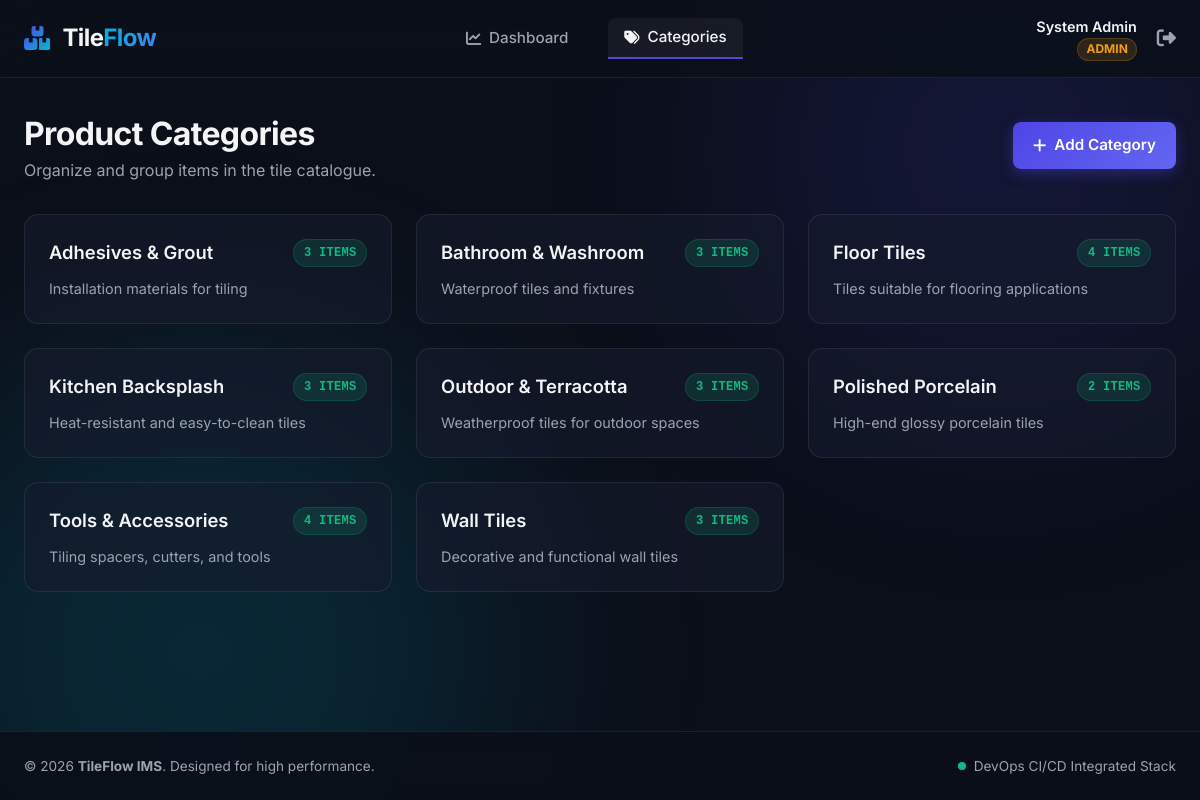
Screenshot of /categories/index.php (signed in) with the database file from the repository.
### tables this page shows
CREATE TABLE IF NOT EXISTS categories (
    id INT AUTO_INCREMENT PRIMARY KEY,
    name VARCHAR(100) NOT NULL UNIQUE,
    description TEXT,
    created_at TIMESTAMP DEFAULT CURRENT_TIMESTAMP
);

### includes/auth.php (called while the page is built, shortened)
<?php
function base_url($path = '') {
    static $base = null;
    if ($base === null) {
        $requestUri = $_SERVER['REQUEST_URI'] ?? '';
        if (strpos($requestUri, '/inventory-devops') !== false) {
            $base = '/inventory-devops/';
        } else {
            $base = '/';
        }
    }
    return $base . ltrim($path, '/');
}

### categories/index.php (the view, shortened to what this page needs)
<?php
require_once __DIR__ . '/../includes/auth.php';
$db = getDBConnection();
try {
    $categories = $db->query("
        SELECT c.*, COUNT(p.id) AS product_count
        FROM categories c
        LEFT JOIN products p ON c.id = p.category_id
        GROUP BY c.id
        ORDER BY c.name ASC
    ")->fetchAll();
} catch (\PDOException $e) {
    $categories = [];
}
require_once __DIR__ . '/../includes/header.php';
?>
<div style="margin-bottom: 2rem; display: flex; justify-content: space-between; align-items: center; flex-wrap: wrap; gap: 1rem;">
    <div>
        <h1 style="font-size: 2rem; font-weight: 700; letter-spacing: -0.02em;">Product Categories</h1>
        <p style="color: var(--text-secondary);">Organize and group items in the tile catalogue.</p>
    </div>
    <a href="<?php echo base_url('categories/add.php'); ?>" class="btn btn-primary" id="btn-add-category">
        <i class="fa-solid fa-plus"></i> Add Category
    </a>
</div>
<div class="categories-grid" id="categories-container">
    <?php if (count($categories) > 0): ?>
        <?php foreach ($categories as $category): ?>
            <div class="category-card">
                <div style="display: flex; justify-content: space-between; align-items: flex-start; margin-bottom: 0.75rem; gap: 0.5rem;">
                    <h3 class="category-title" style="margin: 0;"><?php echo htmlspecialchars($category['name']); ?></h3>
                    <span class="badge badge-success" style="flex-shrink: 0; font-family: monospace;">
                        <?php echo $category['product_count']; ?> ITEMS
                    </span>
                </div>
                <p class="category-desc">
                    <?php echo htmlspecialchars($category['description'] ?: 'No description registered for this category.'); ?>
                </p>
            </div>
        <?php endforeach; ?>
    <?php endif; ?>
</div>
<?php
require_once __DIR__ . '/../includes/footer.php';
?>

### assets/css/style.css (style rules this page uses)
:root { --bg-main: #0B0F19; --bg-card: rgba(22, 28, 45, 0.6); --border-color: rgba(255, 255, 255, 0.08); --text-primary: #F3F4F6; --text-secondary: #9CA3AF; --primary: #4F46E5; --primary-hover: #6366F1; --primary-glow: rgba(79, 70, 229, 0.4); --accent: #06B6D4; --success: #10B981; --success-bg: rgba(16, 185, 129, 0.15); --danger: #EF4444; --danger-bg: rgba(239, 68, 68, 0.15); --warning: #F59E0B; --warning-bg: rgba(245, 158, 11, 0.15); --radius-sm: 8px; --radius-md: 14px; --radius-lg: 20px; --font-stack: 'Inter', system-ui, -apple-system, sans-serif; }
* { margin: 0; padding: 0; box-sizing: border-box; }
body { background-color: var(--bg-main); color: var(--text-primary); font-family: var(--font-stack); min-height: 100vh; display: flex; flex-direction: column; overflow-x: hidden; position: relative; line-height: 1.5; }
.btn { display: inline-flex; align-items: center; justify-content: center; gap: 0.5rem; padding: 0.75rem 1.25rem; border-radius: var(--radius-sm); font-size: 0.95rem; font-weight: 600; cursor: pointer; border: none; transition: all 0.2s ease; text-decoration: none; }
.btn-primary { background: linear-gradient(135deg, var(--primary), var(--primary-hover)); color: #fff; box-shadow: 0 4px 14px 0 var(--primary-glow); }
.badge { display: inline-flex; align-items: center; padding: 0.25rem 0.6rem; font-size: 0.75rem; font-weight: 700; border-radius: 50px; letter-spacing: 0.025em; text-transform: uppercase; }
.badge-success { background: var(--success-bg); color: var(--success); border: 1px solid rgba(16, 185, 129, 0.2); }
.categories-grid { display: grid; grid-template-columns: repeat(auto-fill, minmax(280px, 1fr)); gap: 1.5rem; }
.category-card { background: var(--bg-card); border: 1px solid var(--border-color); border-radius: var(--radius-md); padding: 1.5rem; transition: all 0.3s; }
.category-title { font-size: 1.15rem; font-weight: 600; margin-bottom: 0.5rem; color: var(--text-primary); }
.category-desc { color: var(--text-secondary); font-size: 0.9rem; line-height: 1.4; }

### rows the page displays
categories: name "Adhesives & Grout", product_count "3", description "Installation materials for tiling"
categories: name "Bathroom & Washroom", product_count "3", description "Waterproof tiles and fixtures"
categories: name "Floor Tiles", product_count "4", description "Tiles suitable for flooring applications"
categories: name "Kitchen Backsplash", product_count "3", description "Heat-resistant and easy-to-clean tiles"
categories: name "Outdoor & Terracotta", product_count "3", description "Weatherproof tiles for outdoor spaces"
categories: name "Polished Porcelain", product_count "2", description "High-end glossy porcelain tiles"
categories: name "Tools & Accessories", product_count "4", description "Tiling spacers, cutters, and tools"
categories: name "Wall Tiles", product_count "3", description "Decorative and functional wall tiles"

### other values shown
$_SESSION['user_name'] "System Admin"
$_SESSION['user_role'] "ADMIN"
